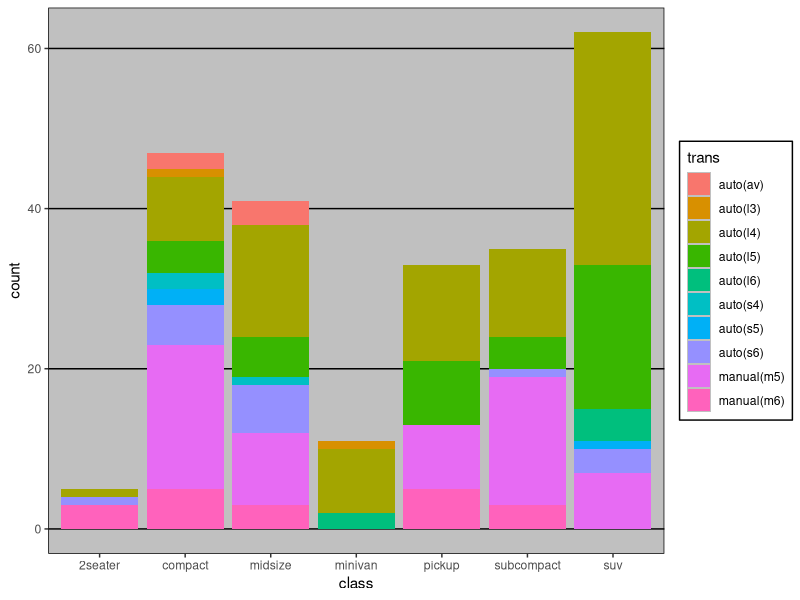
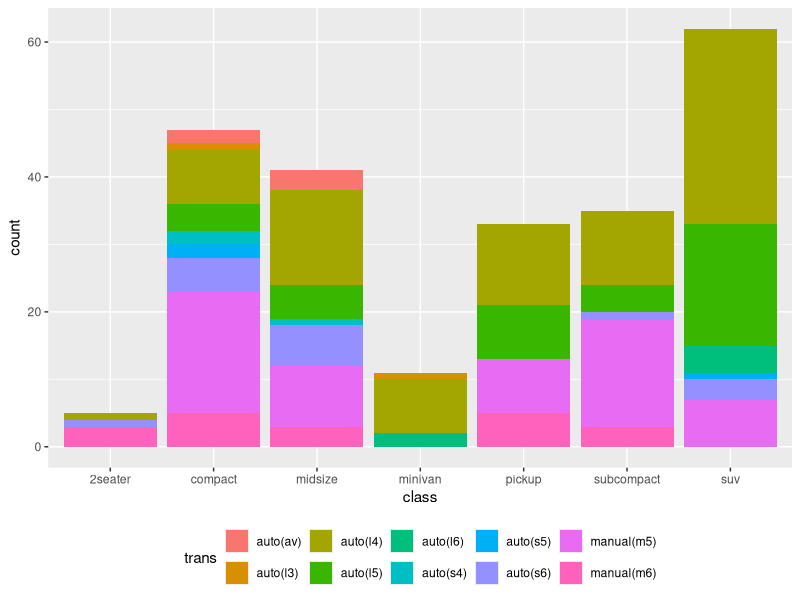
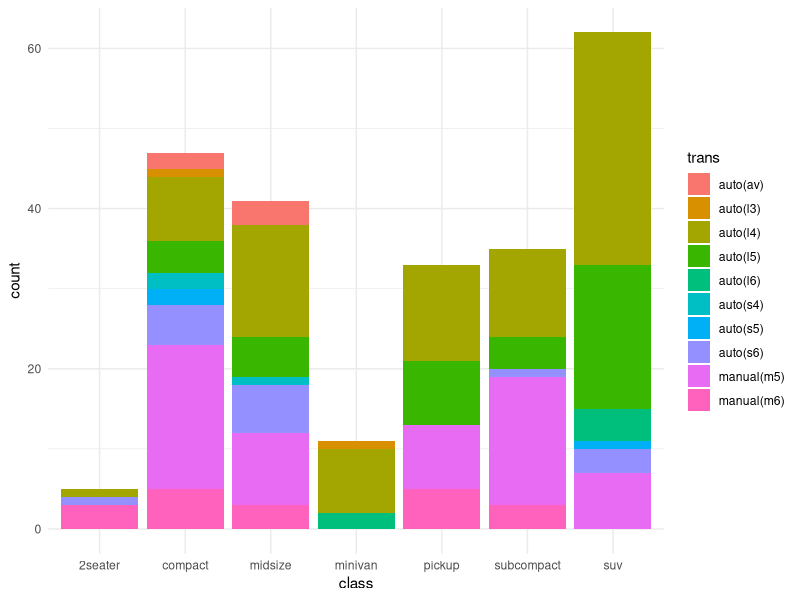
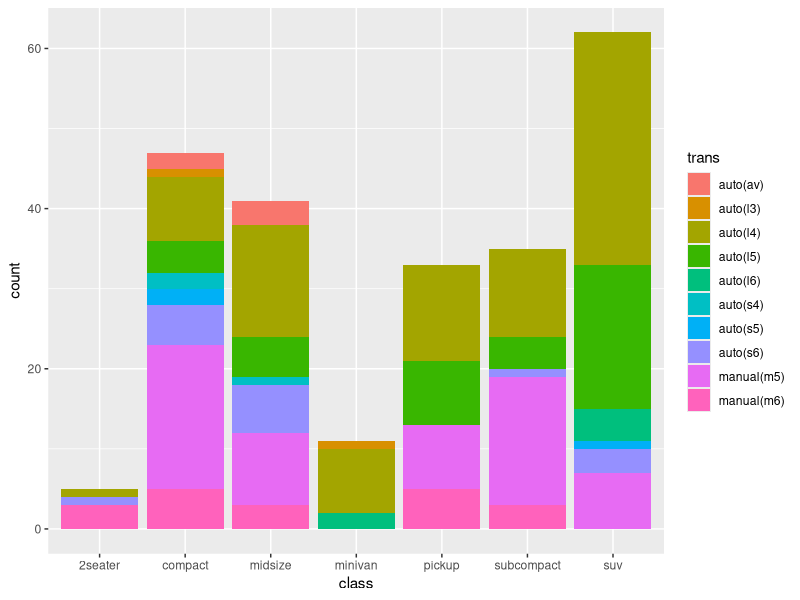
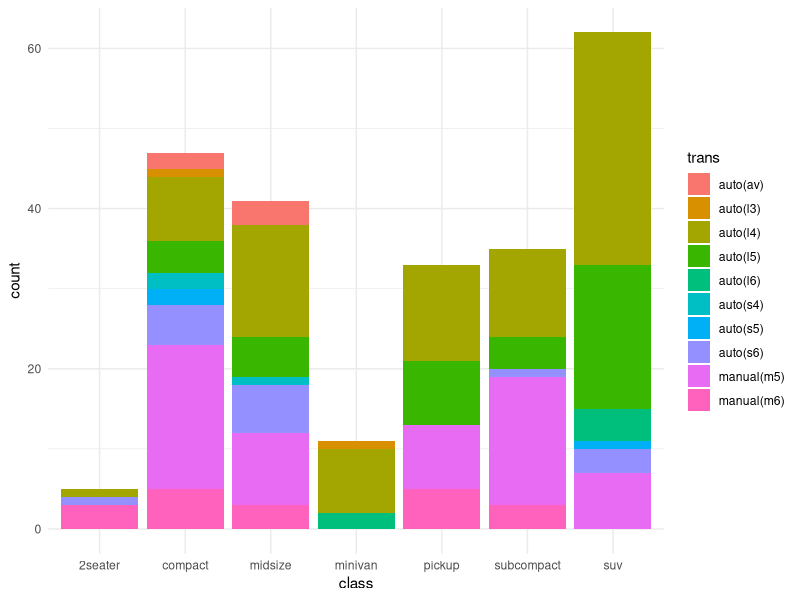

Generate these figures, in order, with R:
library(tidyverse)
library(ggthemes)

ggplot(
  data = mpg,
  aes(
    x = class,
    fill = trans
  )
) +
  geom_bar() +
  theme_excel()

theme_excel

ggplot(
  data = mpg,
  aes(
    x = class,
    fill = trans
  )
) +
  geom_bar() +
  theme(legend.position = "bottom")


ggplot(
  data = mpg,
  aes(
    x = class,
    fill = trans
  )
) +
  geom_bar() +
  theme_minimal()

ggplot(
  data = mpg,
  aes(
    x = class,
    fill = trans
  )
) +
  geom_bar()

theme_set(theme_minimal())

ggplot(
  data = mpg,
  aes(
    x = class,
    fill = trans
  )
) +
  geom_bar()

theme_bw()
